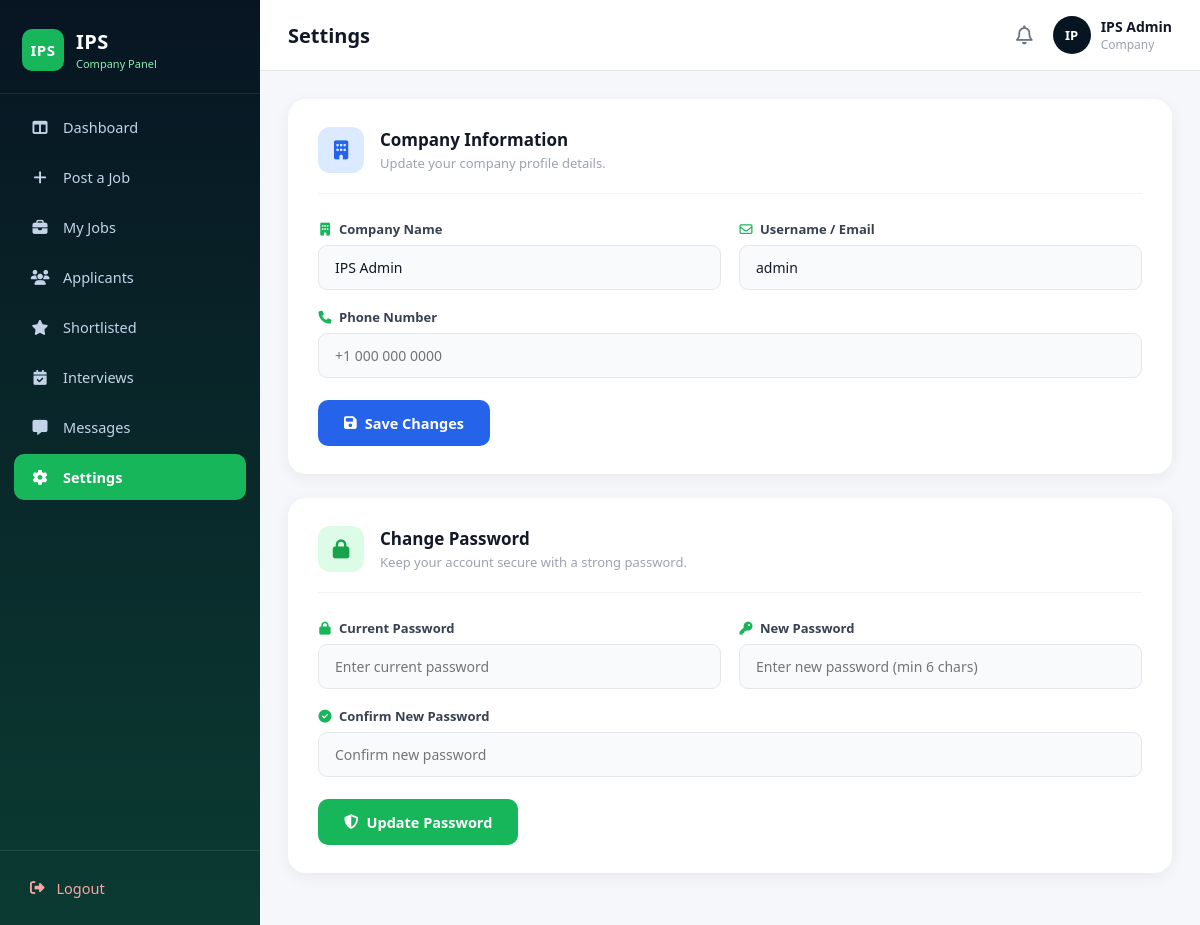
The page /settings.php (signed in) on the database its author committed.
### tables this page shows
CREATE TABLE IF NOT EXISTS companies (
    id         INT AUTO_INCREMENT PRIMARY KEY,
    name       VARCHAR(150) NOT NULL,
    email      VARCHAR(150) NOT NULL UNIQUE,
    password   VARCHAR(255) NOT NULL,
    phone      VARCHAR(30)  NOT NULL DEFAULT '',
    logo       VARCHAR(255) NOT NULL DEFAULT '',
    created_at DATETIME     NOT NULL DEFAULT CURRENT_TIMESTAMP
);

### includes/auth.php (called while the page is built, shortened)
<?php
function currentCompany(): array {
    return $_SESSION['company'] ?? ['name' => 'Company', 'email' => ''];
}

### settings.php (the view, shortened to what this page needs)
<?php
require_once 'includes/auth.php';
$cid      = (int)$_SESSION['company_id'];
$db       = getDB();
$stmt = $db->prepare("SELECT name, email, phone FROM companies WHERE id=?");
$stmt->bind_param('i', $cid);
$stmt->execute();
$company = $stmt->get_result()->fetch_assoc();
$pageTitle  = 'Settings';
?>
<!DOCTYPE html>
<html lang="en">
<head>
  <link rel="stylesheet" href="css/sidebar.css">
  <link rel="stylesheet" href="css/settings.css">
  <link rel="stylesheet" href="https://cdnjs.cloudflare.com/ajax/libs/font-awesome/6.5.1/css/all.min.css">
</head>
<body>
<div class="container">
  <?php include 'includes/sidebar.php'; ?>
  <main class="main-area">
    <?php include 'includes/topbar.php'; ?>
    <div class="page-content">
      <div class="settings-card">
        <div class="settings-card-header">
          <div class="settings-icon blue"><i class="fa-solid fa-building"></i></div>
          <div>
            <h3>Company Information</h3>
            <p>Update your company profile details.</p>
          </div>
        </div>
        <form method="POST" action="settings.php">
          <div class="settings-fields">
            <div class="form-group">
              <label><i class="fa-solid fa-building"></i> Company Name</label>
              <input type="text" name="name" value="<?= htmlspecialchars($company['name'] ?? '') ?>" required>
            </div>
            <div class="form-group">
              <label><i class="fa-regular fa-envelope"></i> Username / Email</label>
              <input type="text" name="email" value="<?= htmlspecialchars($company['email'] ?? '') ?>" required>
            </div>
            <div class="form-group">
              <label><i class="fa-solid fa-phone"></i> Phone Number</label>
              <input type="text" name="phone" value="<?= htmlspecialchars($company['phone'] ?? '') ?>" placeholder="+1 000 000 0000">
            </div>
          </div>
          <button type="submit" class="save-btn">
            <i class="fa-solid fa-floppy-disk"></i> Save Changes
          </button>
        </form>
      </div>
      <div class="settings-card">
        <div class="settings-card-header">
          <div class="settings-icon green"><i class="fa-solid fa-lock"></i></div>
          <div>
            <h3>Change Password</h3>
            <p>Keep your account secure with a strong password.</p>
          </div>
        </div>
        <form method="POST" action="settings.php">
          <div class="settings-fields">
            <div class="form-group">
              <label><i class="fa-solid fa-lock"></i> Current Password</label>
              <input type="password" name="old_password" placeholder="Enter current password">
            </div>
            <div class="form-group">
              <label><i class="fa-solid fa-key"></i> New Password</label>
              <input type="password" name="new_password" placeholder="Enter new password (min 6 chars)">
            </div>
            <div class="form-group">
              <label><i class="fa-solid fa-check-circle"></i> Confirm New Password</label>
              <input type="password" name="confirm_password" placeholder="Confirm new password">
            </div>
          </div>
          <button type="submit" class="save-btn green-btn">
            <i class="fa-solid fa-shield-halved"></i> Update Password
          </button>
        </form>
      </div>
    </div>
  </main>
</div>
</body>
</html>

### includes/topbar.php (shortened to what this page needs)
<?php
$company  = currentCompany();
$initials = strtoupper(substr($company['name'] ?? '', 0, 2));
?>
<header class="topbar">
  <h2><?= htmlspecialchars($pageTitle ?? 'Panel') ?></h2>
  <div class="topbar-right">
    <i class="fa-regular fa-bell bell-icon"></i>
    <div class="topbar-profile">
      <div class="avatar-initials"><?= htmlspecialchars($initials) ?></div>
      <div>
        <h4><?= htmlspecialchars($company['name'] ?? '') ?></h4>
        <p>Company</p>
      </div>
    </div>
  </div>
</header>

### css/sidebar.css (style rules this page uses)
* { margin: 0; padding: 0; box-sizing: border-box; font-family: "Segoe UI", Arial, sans-serif; }
body { background: #f5f7fb; color: #111827; }
.container { display: flex; min-height: 100vh; }
.main-area { flex: 1; min-width: 0; }
.topbar { display: flex; align-items: center; justify-content: space-between; background: #fff; padding: 16px 28px; border-bottom: 1px solid #e5e7eb; gap: 16px; }
.topbar h2 { font-size: 20px; font-weight: 700; color: #111827; }
.topbar-right { display: flex; align-items: center; gap: 20px; }
.topbar-right .bell-icon { font-size: 19px; color: #6b7280; cursor: pointer; transition: color 0.2s; }
.topbar-profile { display: flex; align-items: center; gap: 10px; }
.topbar-profile .avatar-initials { width: 38px; height: 38px; border-radius: 50%; background: #071522; color: #fff; display: flex; align-items: center; justify-content: center; font-weight: 700; font-size: 13px; }
.topbar-profile h4 { font-size: 14px; font-weight: 600; color: #111827; }
.topbar-profile p { font-size: 12px; color: #9ca3af; }
.page-content { padding: 28px; }

### css/settings.css (style rules this page uses)
.settings-card { background: white; border-radius: 18px; box-shadow: 0 4px 16px rgba(0,0,0,0.06); padding: 28px 30px; margin-bottom: 24px; }
.settings-card-header { display: flex; align-items: center; gap: 16px; margin-bottom: 26px; padding-bottom: 20px; border-bottom: 1px solid #f3f4f6; }
.settings-icon { width: 46px; height: 46px; border-radius: 12px; display: flex; align-items: center; justify-content: center; font-size: 19px; flex-shrink: 0; }
.settings-icon.blue { background: #dbeafe; color: #2563eb; }
.settings-icon.green { background: #dcfce7; color: #16a34a; }
.settings-card-header h3 { font-size: 17px; font-weight: 700; color: #111827; margin-bottom: 3px; }
.settings-card-header p { font-size: 13px; color: #9ca3af; }
.settings-fields { display: grid; grid-template-columns: 1fr 1fr; gap: 18px; margin-bottom: 22px; }
.settings-fields .form-group:last-child:nth-child(odd) { grid-column: 1 / -1; }
.form-group { display: flex; flex-direction: column; gap: 7px; }
.form-group label { font-size: 13px; font-weight: 600; color: #374151; display: flex; align-items: center; gap: 7px; }
.form-group label i { color: #18b65a; width: 14px; text-align: center; }
.form-group input { padding: 12px 16px; border: 1.5px solid #e5e7eb; border-radius: 9px; font-size: 14px; outline: none; transition: border-color 0.2s; background: #f9fafb; font-family: "Segoe UI", Arial, sans-serif; color: #111827; }
.save-btn { background: #2563eb; color: white; border: none; padding: 13px 26px; border-radius: 10px; font-size: 14.5px; font-weight: 600; cursor: pointer; display: inline-flex; align-items: center; gap: 8px; transition: background 0.2s; }
.green-btn { background: #18b65a; }

### rows shown on the page
companies: name "IP", name "IPS Admin", email "admin"

### other values the page prints
$item['label'] "Dashboard"
$item['label'] "Post a Job"
$item['label'] "My Jobs"
$item['label'] "Applicants"
$item['label'] "Shortlisted"
$item['label'] "Interviews"
$item['label'] "Messages"
$item['label'] "Settings"
$pageTitle "Settings"
